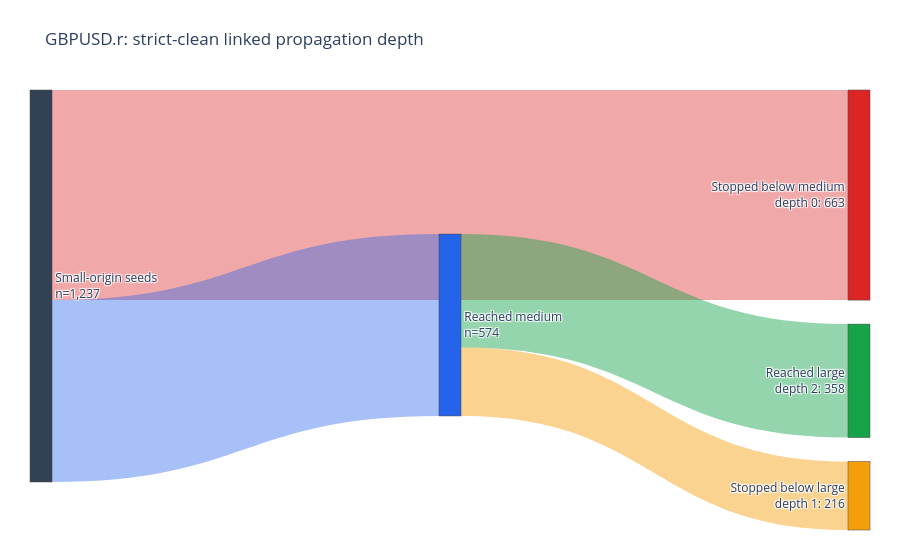

Write notebook code for a chart like this one.
### Markdown cell above
### Reading the stage table

- `propagation_rate` counts every resolved attempt, including zero-bar (same-bar) propagations. `clean_propagation_rate` uses only attempts with at least one unresolved bar (`clean_future_attempts`), so it is lower by construction. The two are different quantities, not two estimates of one rate.
- With three scales and broad-agreement roots, the linked medium->large hand-offs are essentially *all* medium->large attempts, so the "all" and "linked" rows coincide. A medium DCC against large is almost always preceded by a small DCC that left broad agreement and propagated through that medium DCC. The near-exception is the rare case where the upper clock confirms first (see the nesting audit in `3_threshold_dc`).
- The linked and unconditional rates can genuinely differ only when the root definition is narrower (in `4_threshold_dc_linkage`, four-scale agreement makes the intermediate medium->large edge differ) or when a filter such as strict-clean is applied to the lineages. On each ladder's top edge they coincided in every run here: medium->large at three scales, large->macro at four. That is why the lineage, not the edge table, is the unit of analysis.

### Code cell
linkage_flow = plot_dc_linkage_flow(
    strict_clean_linkages,
    title=f"{SYMBOL}: strict-clean linked propagation depth",
)
linkage_flow.show()

### Figure 1 — Plotly figure (JSON) as saved in the notebook; plotly's stock layout.template omitted (floating-point values rounded to 4 significant figures)
{"data": [{"arrangement": "snap", "link": {"color": ["rgba(220, 38, 38, 0.40)", "rgba(37, 99, 235, 0.40)", "rgba(245, 158, 11, 0.45)", "rgba(22, 163, 74, 0.45)"], "source": [0, 0, 2, 2], "target": [1, 2, 3, 4], "value": [663, 574, 216, 358]}, "node": {"color": ["#334155", "#dc2626", "#2563eb", "#f59e0b", "#16a34a"], "label": ["Small-origin seeds<br>n=1,237", "Stopped below medium<br>depth 0: 663", "Reached medium<br>n=574", "Stopped below large<br>depth 1: 216", "Reached large<br>depth 2: 358"], "pad": 24, "thickness": 22}, "type": "sankey"}], "layout": {"height": 560, "margin": {"b": 30, "l": 30, "r": 30, "t": 90}, "title": {"text": "GBPUSD.r: strict-clean linked propagation depth"}}}
